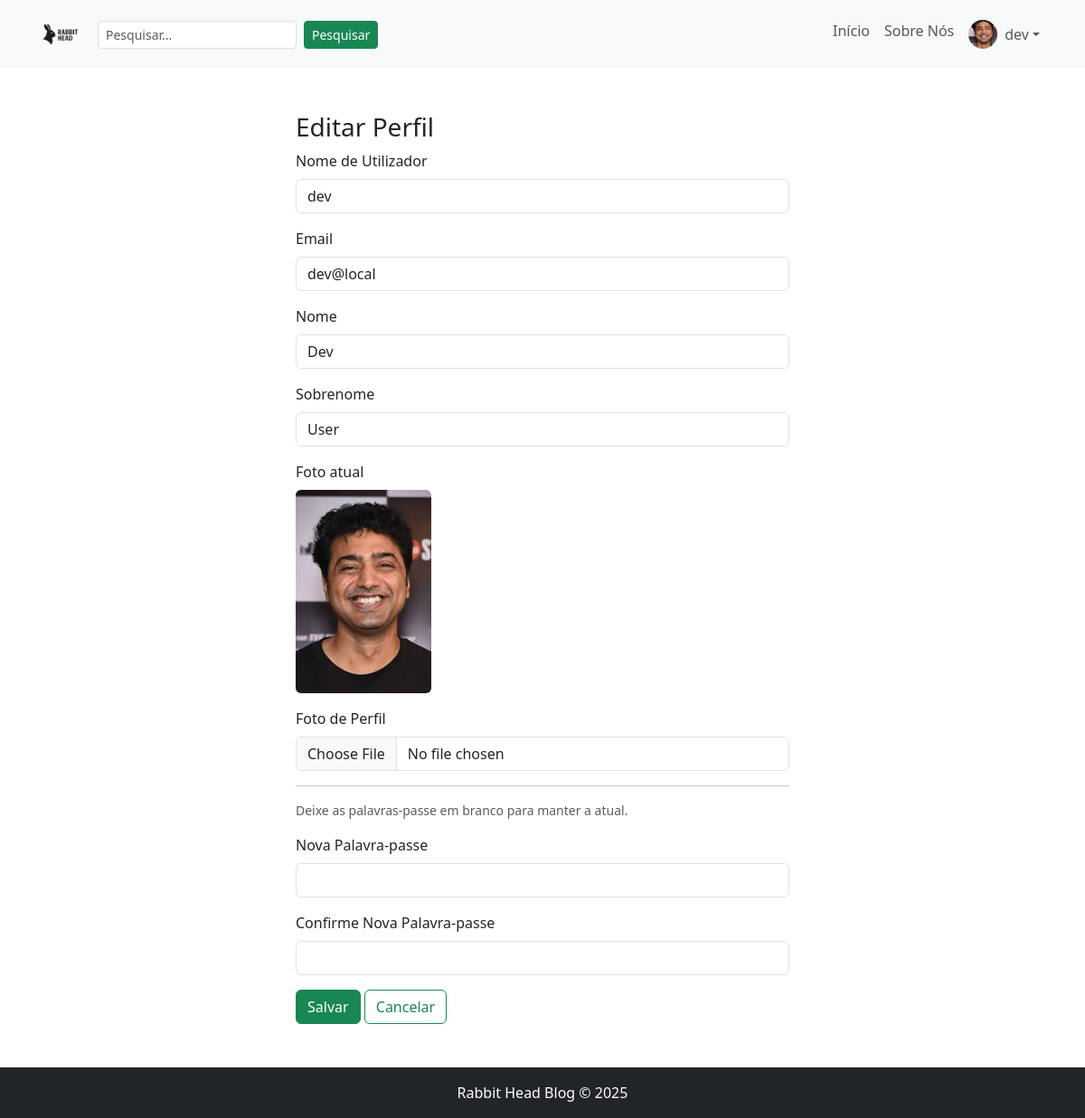
Page /profile.php (signed in) on the committed database.
### tables this page shows
CREATE TABLE `users` (
  `id_user` int NOT NULL AUTO_INCREMENT,
  `username` varchar(50) NOT NULL,
  `email` varchar(100) NOT NULL,
  `first_name` varchar(50) DEFAULT NULL,
  `last_name` varchar(50) DEFAULT NULL,
  `foto` varchar(255) DEFAULT NULL,
  `password` varchar(255) NOT NULL,
  `salt` varchar(255) NOT NULL,
  `superuser` tinyint(1) DEFAULT '0',
  `avatar` varchar(255) DEFAULT NULL,
  `role` varchar(20) NOT NULL DEFAULT 'user',
  `biografia` text,
  PRIMARY KEY (`id_user`),
  UNIQUE KEY `username` (`username`),
  UNIQUE KEY `email` (`email`)
);

### profile.php (the view, shortened to what this page needs)
<?php
$conn = get_db();
$uid = (int)$_SESSION['user_id'];
$hasAvatar = false;
$colStmt = $conn->prepare("SELECT COUNT(*) as cnt FROM INFORMATION_SCHEMA.COLUMNS WHERE TABLE_SCHEMA = DATABASE() AND TABLE_NAME = 'Users' AND COLUMN_NAME = 'avatar'");
$colStmt->execute();
$colRes = $colStmt->get_result();
if ($colRes && ($cr = $colRes->fetch_assoc())) { $hasAvatar = ((int)$cr['cnt'] > 0); }
$hasBiografia = false;
$colStmt2 = $conn->prepare("SELECT COUNT(*) as cnt FROM INFORMATION_SCHEMA.COLUMNS WHERE TABLE_SCHEMA = DATABASE() AND TABLE_NAME = 'Users' AND COLUMN_NAME = 'biografia'");
$colStmt2->execute();
$colRes2 = $colStmt2->get_result();
if ($colRes2 && ($cr2 = $colRes2->fetch_assoc())) { $hasBiografia = ((int)$cr2['cnt'] > 0); }
$selectFields = 'id_user, username, email, first_name, last_name';
if ($hasAvatar) $selectFields .= ', avatar';
if ($hasBiografia) $selectFields .= ', biografia, role';
$stmt = $conn->prepare('SELECT ' . $selectFields . ' FROM Users WHERE id_user = ? LIMIT 1');
$stmt->bind_param('i', $uid);
$stmt->execute();
$res = $stmt->get_result();
$user = $res->fetch_assoc() ?: null;
function e($s){ return htmlspecialchars($s, ENT_QUOTES | ENT_SUBSTITUTE, 'UTF-8'); }
?>
<!DOCTYPE html>
<html lang="pt-pt">
<head>
    <link rel="stylesheet" href="css/bootstrap.min.css">
    <link rel="stylesheet" href="css/style.css">
</head>
<body>
<?php require_once __DIR__ . '/partials/navbar.php'; ?>
<main class="container my-5">
    <div class="row justify-content-center">
        <div class="col-12 col-md-6">
            <h3>Editar Perfil</h3>
            <form method="post" action="save_profile.php" enctype="multipart/form-data">
                <div class="mb-3">
                    <label class="form-label">Nome de Utilizador</label>
                    <input name="username" class="form-control" required value="<?php echo e($user['username']); ?>">
                </div>
                <div class="mb-3">
                    <label class="form-label">Email</label>
                    <input name="email" type="email" class="form-control" value="<?php echo e($user['email']); ?>">
                </div>
                <div class="mb-3">
                    <label class="form-label">Nome</label>
                    <input name="first_name" class="form-control" value="<?php echo e($user['first_name']); ?>">
                </div>
                <div class="mb-3">
                    <label class="form-label">Sobrenome</label>
                    <input name="last_name" class="form-control" value="<?php echo e($user['last_name']); ?>">
                </div>
                <?php if (!empty($user['avatar'])): ?>
                    <div class="mb-3">
                        <label class="form-label">Foto atual</label>
                        <div><img src="<?php echo e($user['avatar']); ?>" alt="Avatar" style="max-width:150px;border-radius:6px;"></div>
                    </div>
                <?php endif; ?>
                <div class="mb-3">
                    <label class="form-label">Foto de Perfil</label>
                    <input name="avatar" type="file" class="form-control" accept="image/*">
                </div>
                <hr>
                <p class="text-muted small">Deixe as palavras-passe em branco para manter a atual.</p>
                <div class="mb-3">
                    <label class="form-label">Nova Palavra-passe</label>
                    <input name="password" type="password" class="form-control">
                </div>
                <div class="mb-3">
                    <label class="form-label">Confirme Nova Palavra-passe</label>
                    <input name="password_confirm" type="password" class="form-control">
                </div>
                <div>
                    <button class="btn btn-success">Salvar</button>
                    <a class="btn btn-outline-success" href="index.php">Cancelar</a>
                </div>
            </form>
        </div>
    </div>
</main>
<?php require_once __DIR__ . '/partials/footer.php'; ?>
</body>
</html>

### css/style.css (style rules this page uses)
html, body { height: 100%; }
body { display: flex; flex-direction: column; min-height: 100vh; }
main { flex: 1 0 auto; }

### rows in the picture
users: username "dev", email "dev@local", first_name "Dev", last_name "User", avatar (picture)

### other values in the picture
$_SESSION['username'] "dev"
